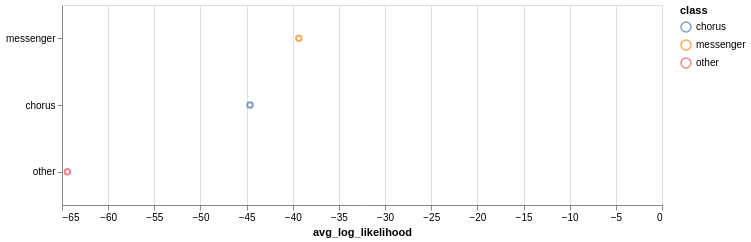

Notebook code for this chart:
### Code cell
alt.Chart(class_avg).mark_point().encode(
    x=alt.X("avg_log_likelihood:Q"),
    y=alt.Y("class:N", sort="-x", title=None),
    color="class:N",
).properties(width=600, height=200)

### Figure 1 — Vega-Lite specification as saved in the notebook (floating-point values rounded to 4 significant figures)
{"config": {"view": {"continuousWidth": 300, "continuousHeight": 300}}, "data": {"name": "data-39e4873bba4c14388396c6681063779c"}, "mark": {"type": "point"}, "encoding": {"color": {"field": "class", "type": "nominal"}, "x": {"field": "avg_log_likelihood", "type": "quantitative"}, "y": {"field": "class", "sort": "-x", "title": null, "type": "nominal"}}, "height": 200, "width": 600, "$schema": "https://vega.github.io/schema/vega-lite/v6.4.1.json", "datasets": {"data-39e4873bba4c14388396c6681063779c": [{"class": "chorus", "avg_log_likelihood": -44.63}, {"class": "messenger", "avg_log_likelihood": -39.34}, {"class": "other", "avg_log_likelihood": -64.41}]}}
